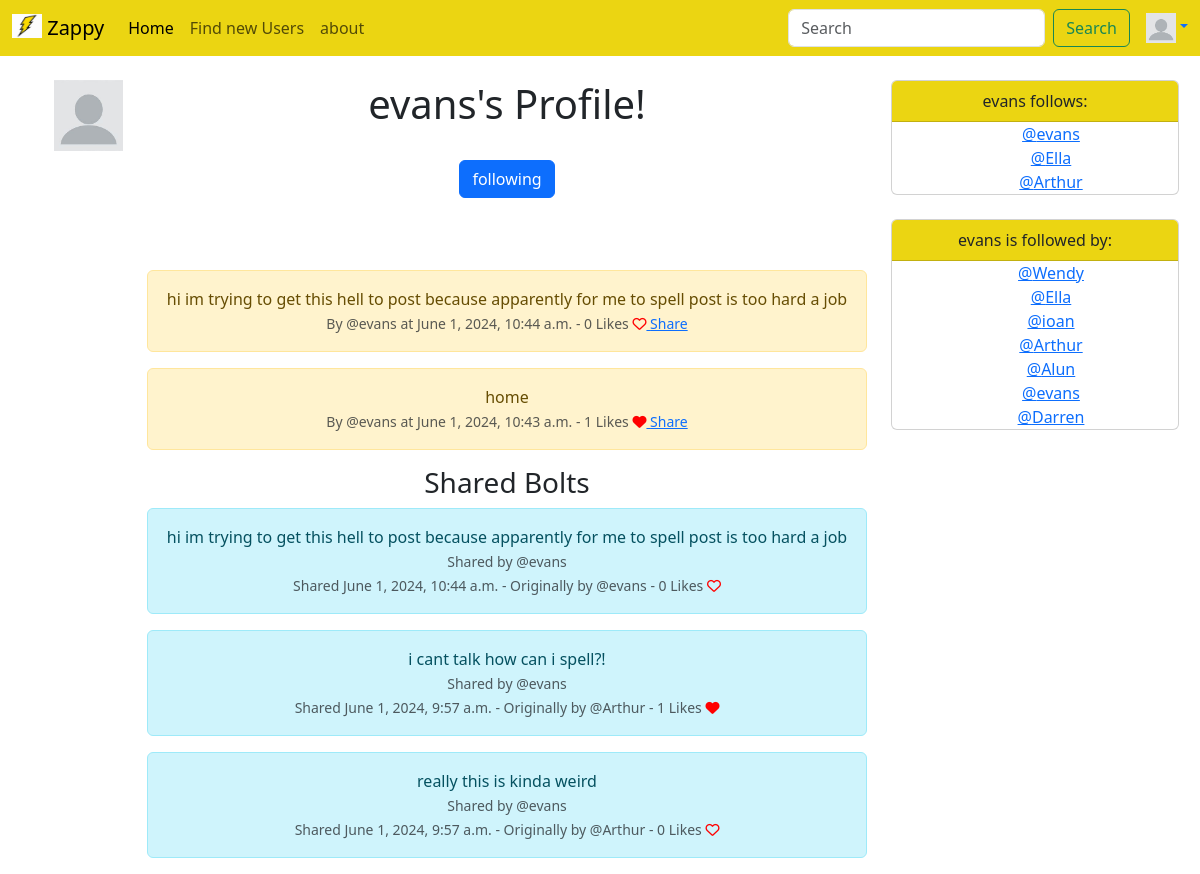
Screenshot of /profile/1 (signed in) with the database file from the repository.
### Tclone/models.py (models this page shows, shortened)
class Profile(models.Model):
    user = models.OneToOneField(User, on_delete=models.CASCADE)
    follows = models.ManyToManyField("self", related_name="followed_by", symmetrical=False, blank=True)
    profile_image= models.ImageField(null=True,blank=True,upload_to="images/")
    data_modified = models.DateTimeField(User, auto_now=True)
    def __str__(self):
        return self.user.username

class Bolt(models.Model):
    user = models.ForeignKey(
        User, related_name='bolts',
        on_delete=models.DO_NOTHING
        )
    body = models.CharField(max_length=250)
    created_at = models.DateTimeField(auto_now_add=True)
    likes = models.ManyToManyField(User, related_name="BoltLikes")
    def get_number_likes(self):
        return self.likes.count()

class SharedBolt(models.Model):
    user = models.ForeignKey(User, on_delete=models.DO_NOTHING)
    bolt = models.ForeignKey(Bolt, on_delete=models.DO_NOTHING)

### Tclone/views.py (the view)
# urls.py: path('profile/<str:pk>', views.profile, name="profile"),
def profile(request, pk):
    if request.user.is_authenticated:
        context_dict = {}
        profile = Profile.objects.get(user=pk)
        bolts = Bolt.objects.filter(user=pk).order_by("-created_at")
        shared_bolts = SharedBolt.objects.filter(user=pk).select_related('bolt')
        context_dict['profile'] = profile
        context_dict['bolts'] = bolts
        context_dict['shared_bolts'] = shared_bolts
        if request.method == 'POST':
            if 'follow_user' in request.POST:
                request.user.profile.follows.add(profile)
            elif 'unfollow_user' in request.POST:
                request.user.profile.follows.remove(profile)
    return render(request, 'profile.html',context=context_dict)

### Tclone/templates/profile.html (shortened to what this page needs)
{% extends 'base.html' %}
{% load static %}
{% block content %}
<html>
    {% if user.is_authenticated %}
        <div class="container text-center">
            <div class="row">
                <div class="col-1 text-right">
                    {% if profile.profile_image %}
                        <img src="{{ profile.profile_image.url }}" class="img-fluid">
                    {% else %}
                        <img src="{% static 'images/blankprofile.jpg' %}" class="img-fluid">
                    {% endif %}
                </div>
                <div class="col-8">
                    <h1>{{ profile.user }}'s Profile!</h1>
                    <br>
                    <body>
                        <form method="post" action="{% url 'profile' profile.user.id %}">
                            {% if profile in user.profile.follows.all %}
                                <button class="btn btn-primary " type="submit">following</button>
                            {% else %}
                                <input type="hidden" name="follow_user" value="{{ profile_user.id }}">
                                <button class="btn btn-primary" type="submit">follow</button>
                            {% endif %}
                        </form>
                        <br/><br/><br/>
                        {% if bolts %}
                            {%for bolt in bolts %}
                                <div class="alert alert-warning" role="alert">
                                    {{bolt.body}}<br/>
                                    <small class="text-muted">
                                        By @{{bolt.user}} at {{bolt.created_at}} - {{bolt.get_number_likes}} Likes
                                        {% if user in bolt.likes.all %}
                                            <a href="{% url 'bolt_like' bolt.id %}">
                                                <i class="fa-solid fa-heart" style="color:red"></i>
                                            </a>
                                        {% else %}
                                            <a href="{% url 'bolt_like' bolt.id %}">
                                                <i class="fa fa-heart-o" style="color:red"></i>
                                            </a>
                                        {% endif %}
                                        <a href="{% url 'bolt_share' bolt.id %}">Share</a>
                                    </small>
                                </div>
                            {% endfor %}
                        {% endif %}
                        <h3>Shared Bolts</h3>
                        {% if shared_bolts %}
                            {% for shared_bolt in shared_bolts %}
                                <div class="alert alert-info" role="alert">
                                    {{ shared_bolt.bolt.body }}<br/>
                                    <small class="text-muted">
                                        Shared by @{{ shared_bolt.user.username }}<br/>
                                        Shared {{ shared_bolt.bolt.created_at }} - Originally by @{{ shared_bolt.bolt.user.username }}  - {{ shared_bolt.bolt.get_number_likes }} Likes
                                        {% if user in shared_bolt.bolt.likes.all %}
                                            <a href="{% url 'bolt_like' shared_bolt.bolt.id %}">
                                                <i class="fa-solid fa-heart" style="color:red"></i>
                                            </a>
                                        {% else %}
                                            <a href="{% url 'bolt_like' shared_bolt.bolt.id %}">
                                                <i class="fa fa-heart-o" style="color:red"></i>
                                            </a>
                                        {% endif %}
                                    </small>
                                </div>
                            {% endfor %}
                        {% else %}
                            <p>No shared bolts found.</p>
                        {% endif %}
                    </body>
                </div>
                <div class="col-3">
                    <body>
                        <div class="card" style="width: 18rem;">
                            <div class="card-header" style="background-color: #ebd512;">
                                {{ profile.user }} follows:
                            </div>
                            {% if profile.follows %}
                                <ul class="list-group list-group-flush">
                                    <ul>
                                        {% for followed_user in profile.follows.all %}
                                            <a href="{% url 'profile' followed_user.user.id %}">@{{ followed_user }}</a></br>
                                        {% endfor %}
                                    </ul>
                                </ul>
                            {% else %}
                                <p>{{profile.user}} are not following anyone yet.</p>
                            {% endif %}
                        </div>
                        <div class="card " style="width: 18rem;">
                            <div class="card-header" style="background-color: #ebd512;">
                                {{ profile.user }} is followed by:</br>
                            </div>
                            {% if profile.follows %}
                                <ul class="list-group list-group-flush">
                                    <ul>
                                        {% for followed_user in profile.followed_by.all %}
                                        <a href="{% url 'profile' followed_user.user.id %}">@{{ followed_user }}</a></br>
                                        {% endfor %}
                                    </ul>
                            {% else %}
                                <p>{{profile.user}} is not followed by anyone yet.</p>
                            {% endif %}
                        </div>
                    </body>
                </div>
            </div>
        </div>
    {% else %}
        <div class="alert alert-warning" role="alert">
            You must be logged in to see this page.
            <a href="login">Login</a>
        </div>
    {% endif %}
</html>
{% endblock %}

### rows the page displays
Profile: user "evans", user.username "evans"
Bolt: body "hi im trying to get this hell to post because apparently for me to spell post is too hard a job", user "evans", created_at "June 1, 2024, 10:44 a.m.", get_number_likes "0"
Bolt: body "home", user "evans", created_at "June 1, 2024, 10:43 a.m.", get_number_likes "1"
SharedBolt: bolt.body "hi im trying to get this hell to post because apparently for me to spell post is too hard a job", user.username "evans", bolt.created_at "June 1, 2024, 10:44 a.m.", bolt.user.username "evans", bolt.get_number_likes "0"
SharedBolt: bolt.body "i cant talk how can i spell?!", user.username "evans", bolt.created_at "June 1, 2024, 9:57 a.m.", bolt.user.username "Arthur", bolt.get_number_likes "1"
SharedBolt: bolt.body "really this is kinda weird", user.username "evans", bolt.created_at "June 1, 2024, 9:57 a.m.", bolt.user.username "Arthur", bolt.get_number_likes "0"
Profile: user.username "Ella"
Profile: user.username "Arthur"
Profile: user.username "Wendy"
Profile: user.username "ioan"
Profile: user.username "Alun"
Profile: user.username "Darren"
